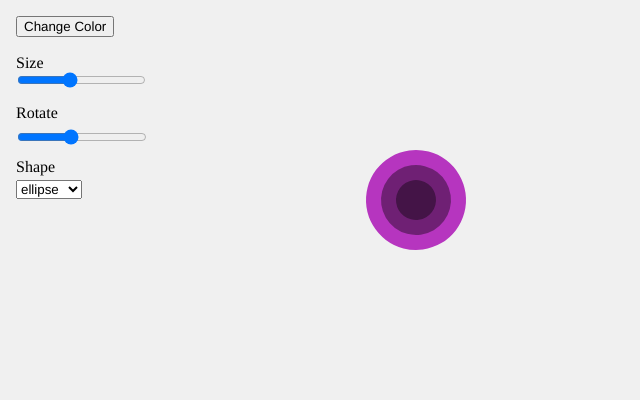
Frame 1 (no input)
Frame 60 (no input): identical to frame 1, image omitted
Frame 120 (the mouse pressed at the canvas centre since frame 60): identical to frame 1, image omitted

The p5.js sketch that drew this single still picture (run headless with seeded random() and noise() and a simulated clock; from frame 60 on, the mouse is pressed at the canvas centre):

// p5.js sketch
// ── sketch.js
let colorBtn, sizeSlider, shapeSelect;
let shapeColor;
let rotateSlider;

function setup() {
  createCanvas(640, 400);
  noStroke();
  textFont("Helvetica, Arial, sans-serif");

  // starting color
  shapeColor = color(random(255), random(255), random(255));

  // Button: change color
  colorBtn = createButton("Change Color");
  colorBtn.position(16, 16);
  colorBtn.mousePressed(randomShapeColor);

  function randomShapeColor() {
    shapeColor = color(random(255), random(255), random(255));
    shapeColorMid = color(random(255), random(255), random(255), 127);
  }

  // Slider: controls size
  createP("Size").position(0, 50).style("margin", "4px 0 0 16px");
  sizeSlider = createSlider(20, 220, 100, 1);
  sizeSlider.position(15, 70);

  // Dropdown: choose shape
  createP("Shape").position(0, 150).style("margin", "8px 0 0 16px");
  shapeSelect = createSelect();
  shapeSelect.position(16, 180);
  shapeSelect.option("ellipse");
  shapeSelect.option("rect");
  shapeSelect.option("triangle");

  createP("Rotate").position(0, 100).style("margin", "4px 0 0 16px");
  rotateSlider = createSlider(20, 220, 100, 1); // min, max, start
  rotateSlider.position(15, 110); // x and y
  rotateSlider.size(130, 50); // width and height
}

function draw() {
  background(240);

  push();
  translate(width * 0.65, height * 0.5);
  rotate(rotateSlider.value());

  let s = sizeSlider.value();

  // draw chosen shape
  let choice = shapeSelect.value();
  if (choice === "ellipse") {
    fill(shapeColor);
    ellipse(0, 0, s, s);
    fill(000, 100);
    ellipse(0, 0, s - 30, s - 30);
    fill(000, 100);
    ellipse(0, 0, s - 60, s - 60);
  } else if (choice === "rect") {
    rectMode(CENTER);
    fill(shapeColor);
    rect(0, 0, s, s);
    fill(000, 100);
    rect(0, 0, s - 30, s - 30);
    fill(000, 100);
    rect(0, 0, s - 60, s - 60);
  } else if (choice === "triangle") {
    fill(shapeColor);
    triangle(-s * 0.6, s * 0.5, 0, -s * 0.6, s * 0.6, s * 0.5);
    fill(000, 100);
    triangle(
      -s * 0.6 + 25,
      s * 0.5 - 15,
      0,
      -s * 0.6 + 30,
      s * 0.6 - 25,
      s * 0.5 - 15
    );
    fill(000, 100);
    triangle(
      -s * 0.6 + 50,
      s * 0.5 - 30,
      0,
      -s * 0.6 + 60,
      s * 0.6 - 50,
      s * 0.5 - 30
    );
  }
  pop();
}
